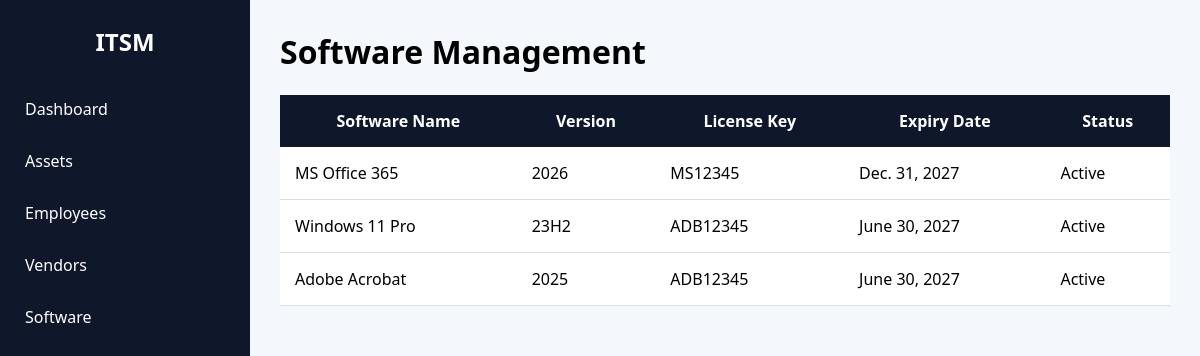
Page /software/ (signed in) on the committed database.
### assets/models.py (models this page shows, shortened)
class Software(models.Model):
    software_name = models.CharField(max_length=100)
    version = models.CharField(max_length=50)
    license_key = models.CharField(max_length=100)
    expiry_date = models.DateField()
    status = models.CharField(max_length=50)

### assets/views.py (the view)
# urls.py: path('software/', software_page, name='software'),
@login_required
def software_page(request):
    software = Software.objects.all()
    return render(
        request,
        'software.html',
        {
            'software': software
        }
    )

### templates/software.html (shortened to what this page needs)
<!DOCTYPE html>
<html>
<head>
</head>
<body>
<div class="sidebar">
<h2>ITSM</h2>
<a href="/dashboard/">Dashboard</a>
<a href="/assets/">Assets</a>
<a href="/employees/">Employees</a>
<a href="/vendors/">Vendors</a>
<a href="/software/">Software</a>
</div>
<div class="content">
<h1>Software Management</h1>
<br>
<table>
<tr>
<th>Software Name</th>
<th>Version</th>
<th>License Key</th>
<th>Expiry Date</th>
<th>Status</th>
</tr>
{% for s in software %}
<tr>
<td>{{ s.software_name }}</td>
<td>{{ s.version }}</td>
<td>{{ s.license_key }}</td>
<td>{{ s.expiry_date }}</td>
<td>{{ s.status }}</td>
</tr>
{% endfor %}
</table>
</div>
</body>
</html>

### templates/software.html (style rules this page uses)
* { margin:0; padding:0; box-sizing:border-box; font-family:'Segoe UI',sans-serif; }
body { background:#f4f7fb; display:flex; }
.sidebar { width:250px; height:100vh; background:#0f172a; position:fixed; color:white; }
.sidebar h2 { padding:25px; text-align:center; }
.sidebar a { display:block; padding:15px 25px; color:white; text-decoration:none; }
.content { margin-left:250px; padding:30px; width:100%; }
table { width:100%; background:white; border-collapse:collapse; }
th { background:#0f172a; color:white; padding:15px; }
td { padding:15px; border-bottom:1px solid #ddd; }

### rows in the picture
Software: software_name "MS Office 365", version "2026", license_key "MS12345", expiry_date "Dec. 31, 2027", status "Active"
Software: software_name "Windows 11 Pro", version "23H2", license_key "ADB12345", expiry_date "June 30, 2027", status "Active"
Software: software_name "Adobe Acrobat", version "2025", license_key "ADB12345", expiry_date "June 30, 2027", status "Active"
